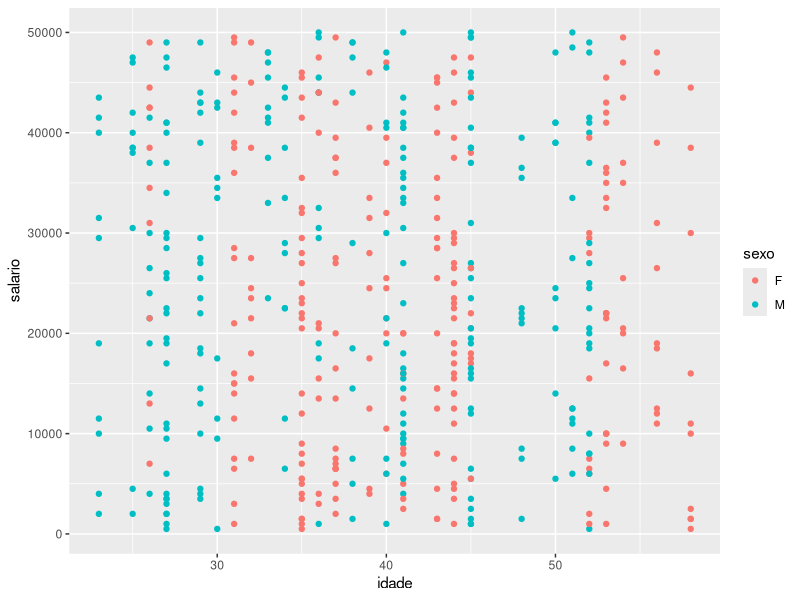
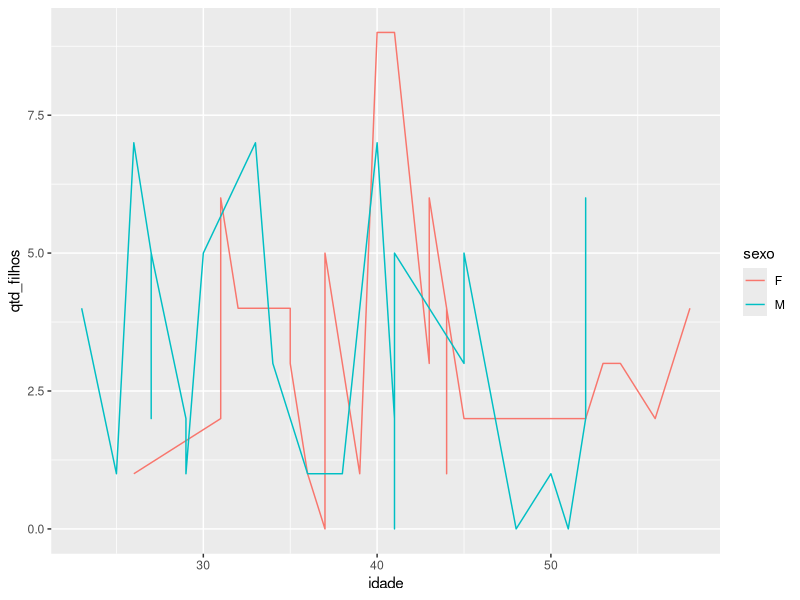
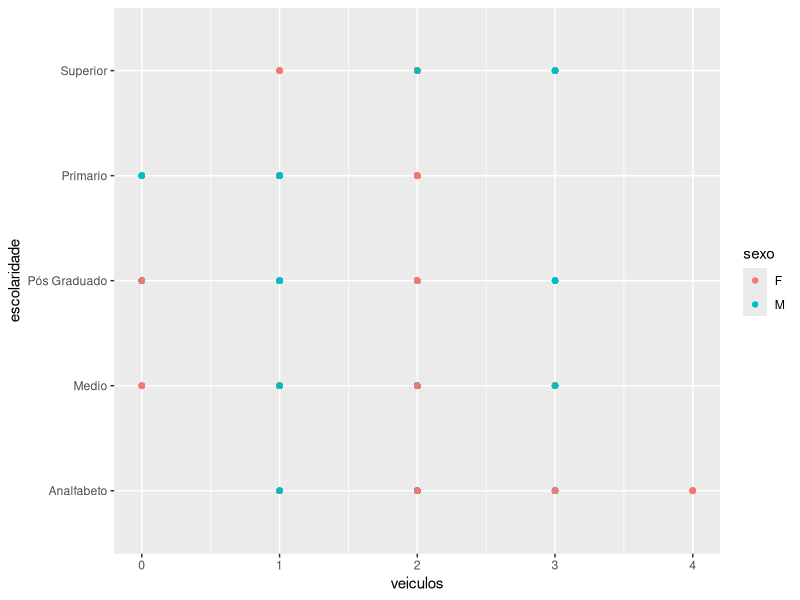
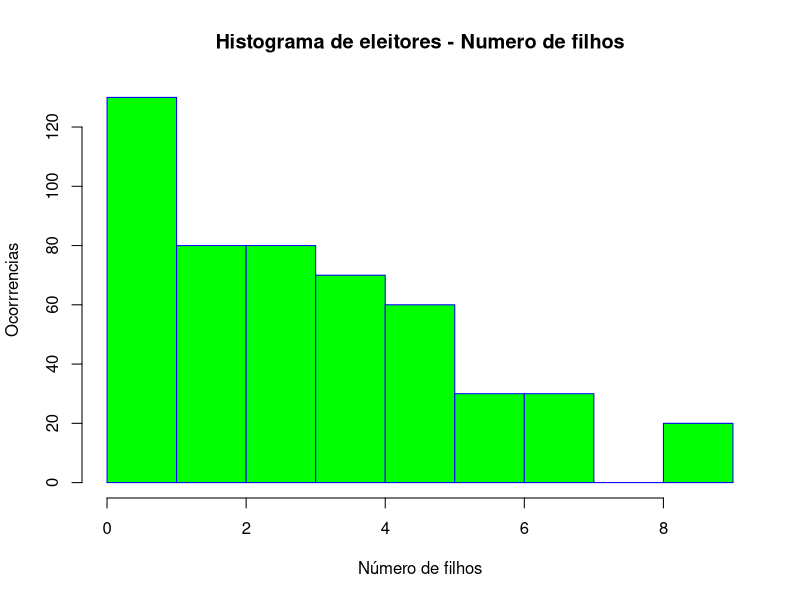
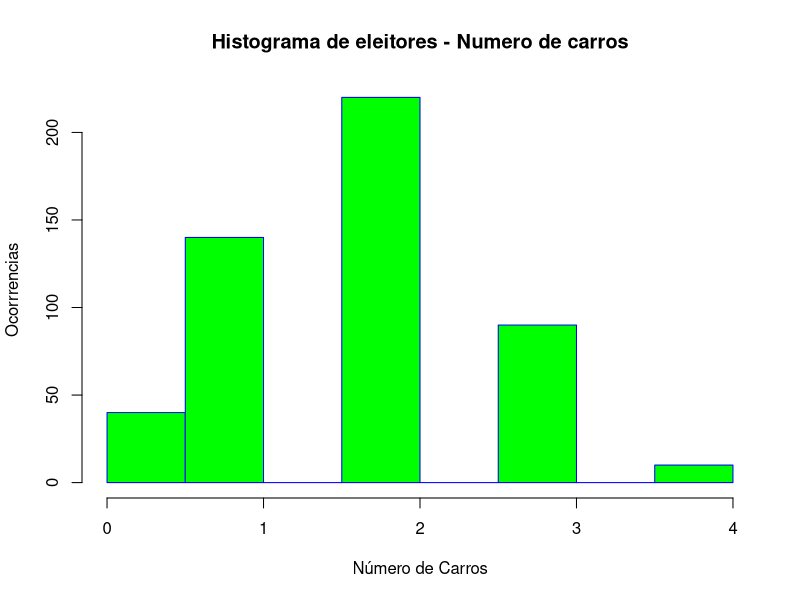
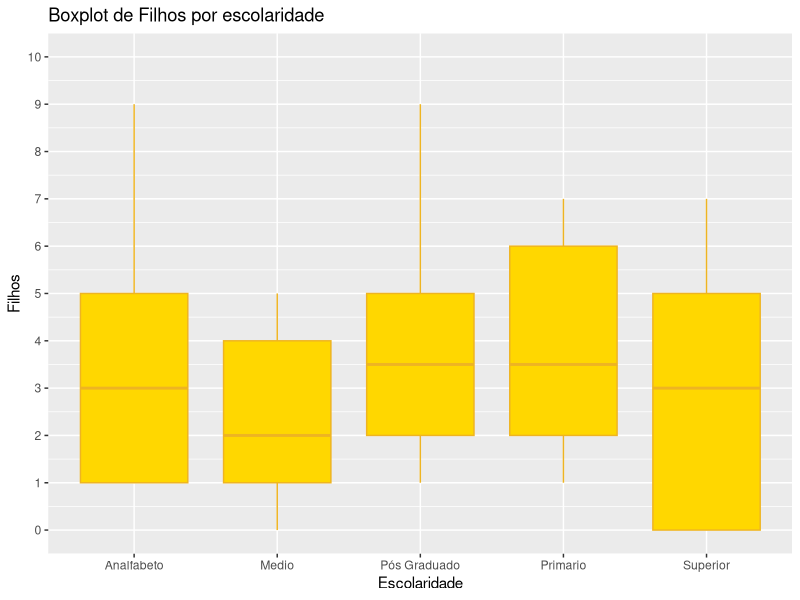
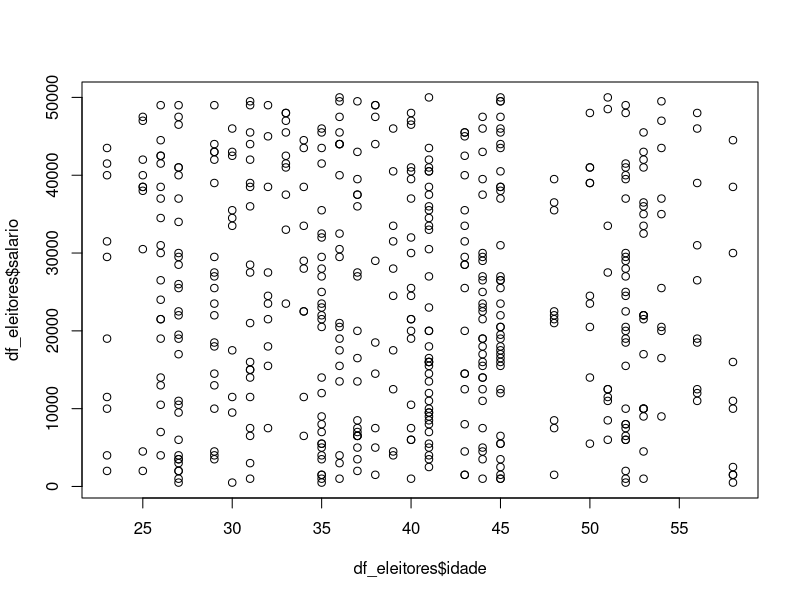
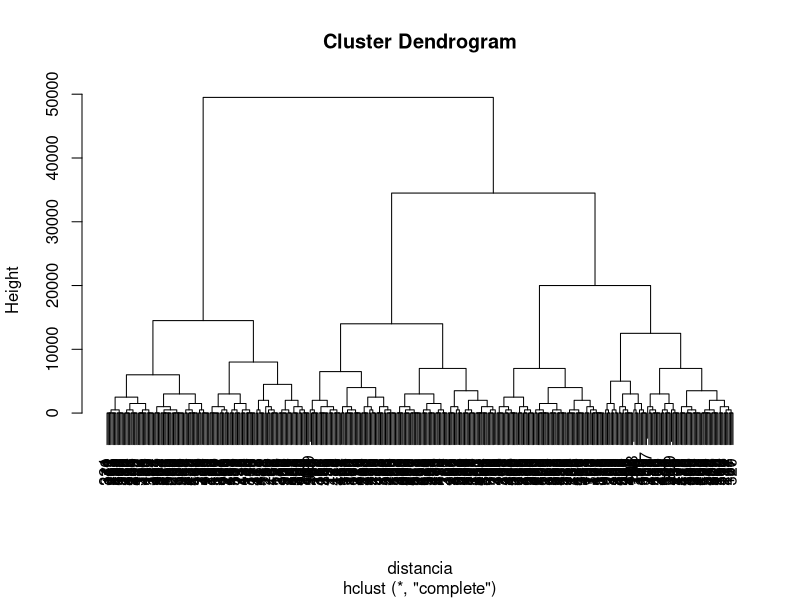

These charts were generated, in order, by the following R code:
##############################################################################
# Introdução a Linguagem R
# 
# Projeto Final do módulo
#
# Jayme M. Sampaio  - 19/07/2017
##############################################################################
#
# 1. Criar um dataset com pelo menos cinco colunas numéricas e três categóricas.
# 2. Use as funções de criação de distribuição aleatória, use pelo menos duas
# 3. Grave seu dataset no disco
#
# Você deverá extrair do dataset:
#  
# 1. Somas e medias das colunas numéricas do dataset usando ??pply
# 2. Usar split
# 3. Mostra um gráfico
# 4. Histograma
#
#############################################################################
#
# Em 02/08/2017  - Tarefas do módulo "Exploração e análise de dados"
#  
#   Adicionar ao Dataset mais dois atributos (colunas) com dados dependentes
#  Depois de acrescentar esses atributos no seu dataset, deverá ser produzido
#  os seguintes artefatos usando ggplot2, base ou lattice:
#  
#  1. Gráficos exploratórios
#  2. Clusterização #2 - Hierárquico
#  3. Clusterização #3 - Kmeans
#
#############################################################################

# 3 fatores (categorias)
fac_escolaridade <- factor(c("Analfabeto","Primario","Medio","Superior","Pós Graduado"))
fac_sexo         <- factor(c("M","F"))
fac_uf           <- factor(c("ES","MG","SP","RJ","BA","MS","RS","PA","DF","SC"))


# montagem dos valores de salarios
x <- NULL
for (i in 1:100) {
  x[i]<- i*500 #determinado quais valores podem ser assumidos
}



# 5 Vetores numéricos
vet_id             <- 1:50
vet_idade          <- abs(round(rnorm(50,40,10)))
vet_qtd_filhos     <- abs(round(rnorm(50,3,3)))
vet_qtde_veiculos  <- abs(round(rnorm(50,2,1)))
vet_salario_mensal <- sample(x, 500,re=TRUE)

# criação de um data.frame
df_eleitores <- data.frame(id=vet_id, sexo=fac_sexo, escolaridade=fac_escolaridade, idade=vet_idade, qtd_filhos=vet_qtd_filhos, salario=vet_salario_mensal, veiculos=vet_qtde_veiculos, uf=fac_uf)

# consulta o data.frame
df_eleitores   # foi observado que os campos numericos, permaneceram numéricos

# adicionando 2 novas colunas dependentes
df_eleitores["salariobruto"] <- df_eleitores$salario * 1.5
df_eleitores["encargos"] <- df_eleitores$salariobruto - df_eleitores$salario


somas  <- apply(df_eleitores[,5:7],2,sum)
somas

medias <- apply(df_eleitores[,5:7],2,mean)
medias

# media salarial por idade
by(df_eleitores[,4], df_eleitores[,2], mean)

# media de veiculos por idade
by(df_eleitores[,5], df_eleitores[,2], mean)


# realiza o split do data.frame (sexo / uf / escolaridade)
df_eleitores_sexo <- split (df_eleitores,fac_sexo)	
df_eleitores_sexo

df_eleitores_uf <- split (df_eleitores,fac_uf)
df_eleitores_uf

df_eleitores_escolaridade <- split (df_eleitores,fac_escolaridade)	
df_eleitores_escolaridade



#carrega a biblioteca de graficos
library(ggplot2)


#grafico de ponto de salario X idade
qplot(x=idade, y=salario, data= df_eleitores, color=sexo, geom = 'point')

#grafico de linha de filhos X idade, por sexo
qplot(x=idade, y=qtd_filhos, data= df_eleitores, color= sexo, geom = 'line')


#grafico de ponto de filhos X Escolaridade, por UF
qplot(y=escolaridade, x=veiculos, data= df_eleitores, color=sexo, geom = 'point')



#histograma - número de filhos
hist(df_eleitores[,5], 
     main="Histograma de eleitores - Numero de filhos", 
     xlab = "Número de filhos",
     ylab = "Ocorrrencias",
     border="blue", 
     col="green")

#histograma - número de Carro
hist(df_eleitores[,7], 
     main="Histograma de eleitores - Numero de carros", 
     xlab = "Número de Carros",
     ylab = "Ocorrrencias",
     border="blue", 
     col="green")



#boxplot de Filhos por escolaridade
ggplot(data=df_eleitores, aes(x=escolaridade, y = qtd_filhos))+
  geom_boxplot(fill = "gold1", colour = "goldenrod2") +
  scale_y_continuous(name = "Filhos",
                     breaks = seq(0, 10, 1),
                     limits=c(0, 10)) +
  scale_x_discrete(name = "Escolaridade") +
  ggtitle("Boxplot de Filhos por escolaridade")


#  2. Clusterização #2 - Hierárquico
plot(x=df_eleitores$idade, y=df_eleitores$salario, color=df_eleitores$sexo)

#cria um dataframe para calcular as distancias
df_dist <- data.frame(x=df_eleitores$idade, y=df_eleitores$salario)
distancia <- dist(df_dist)
result_cluster <- hclust(distancia)
plot(result_cluster)

#  3. Clusterização #3 - Kmeans
obj_kmeans <- kmeans(df_dist, centers=12)

#consultando os nomes do objeto criado
names(obj_kmeans)

#consultando valores do objeto_kmeans
obj_kmeans$cluster
obj_kmeans$centers


#plotando os pontos Idade x salario
plot(x=df_eleitores$idade, y=df_eleitores$salario, color=df_eleitores$sexom, cex=2)
points(obj_kmeans$centers, col=1:5, pch=3, cex=2, lwd=3)




